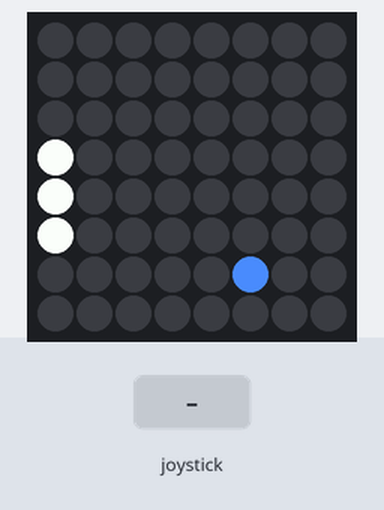
Bench run of a program on a simulated Raspberry Pi (BCM pin numbers) with a Sense HAT. Parts: the Sense HAT's 8×8 RGB LED matrix. Inputs (shaded band) come from the test bench. The 64×8 strip is a reading aid, not a part: it shows the text the matrix is scrolling, unrolled, one strip-width of it at a time.

Above: at 1.2 s.
1.3 s: joystick pushed up
At 1.67 s:
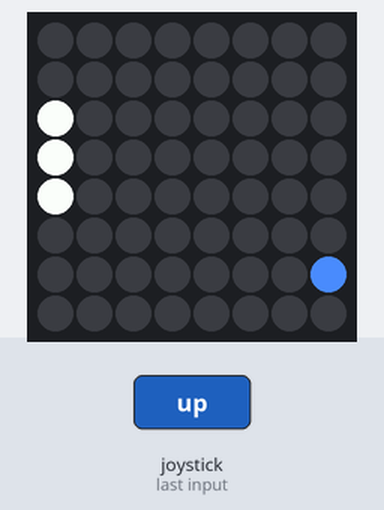
3.9 s: joystick pushed down
5.7 s: joystick pushed down
At 7.01 s:
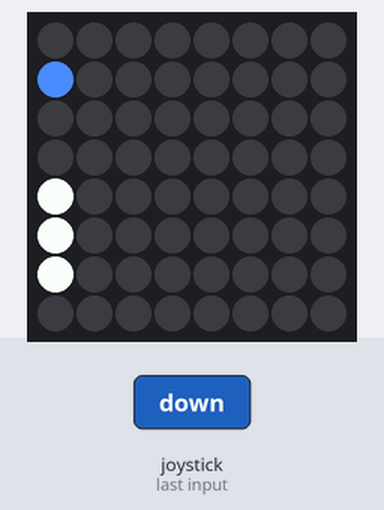
8.6 s: joystick pushed up
At 8.81 s:
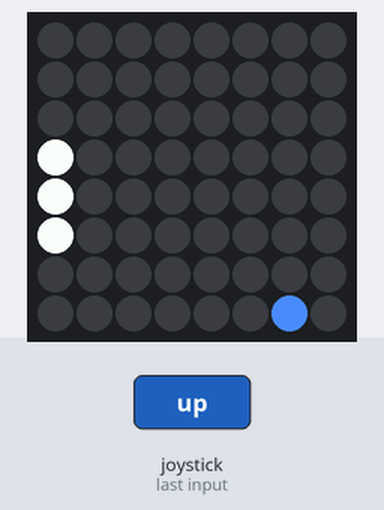

The program:

pong.py
```python
# Copied this program from https://projects.raspberrypi.org/en/projects/sense-hat-pong
# I intend to modify it and make it a little bit more functional
# Suggestions welcome

from sense_hat import SenseHat
from time import sleep

sense = SenseHat()
sense.clear()

# Variables
white = [255,255,255]
blue = [77,136,255]
bat_y = 4
ball_position = [2,3]
ball_velocity = [1,1]

# Functions
def draw_bat():
    sense.set_pixel(0,bat_y,white)
    sense.set_pixel(0,bat_y+1,white)
    sense.set_pixel(0,bat_y-1,white)

def move_up(event):
    global bat_y
    if event.action == 'pressed' and bat_y > 1:
        bat_y -= 1

def move_down(event):
    global bat_y
    if event.action == 'pressed' and bat_y < 6:
        bat_y += 1

def draw_ball():
    global ball_position,ball_velocity
    sense.set_pixel(ball_position[0],ball_position[1],blue)
    ball_position[0] += ball_velocity[0]
    if ball_position[0] >= 7 or ball_position[0] <= 0:
        ball_velocity[0] = -ball_velocity[0]
    ball_position[1] += ball_velocity[1]
    if ball_position[1] >= 7 or ball_position[1] <= 0:
        ball_velocity[1] = -ball_velocity[1]
    if ball_position[0] == 1 and (bat_y -1) <= ball_position[1] <= (bat_y + 1):
        ball_velocity[0] = -ball_velocity[0]
    if ball_position[0] == 0:
        sense.clear(0,0,0)
        sense.show_message('Lose',text_colour=(100,60,20),back_colour=(0,0,0))
        sense.clear()
        go = False

# Main program
try:
    go = True
    while go == True:
        go = True
        sense.stick.direction_up = move_up
        sense.stick.direction_down = move_down
        sense.clear(0,0,0)
        draw_bat()
        draw_ball()
        sleep(0.3)
except KeyboardInterrupt:
    # This keyboard interruption allows us to stop the game by using control-c
    # and clears the leds switching them off
    sense.clear()
    print('\n Stopped')
    
```

Measured:
- after the input at 1.3 s, the LEDs: change after 0.23 s (image 1)
- after the input at 5.7 s, the LEDs: first differ from a run without the input after 1.2 s (image 2)
- after the input at 8.6 s, the LEDs: change after 0.07 s (image 3)
